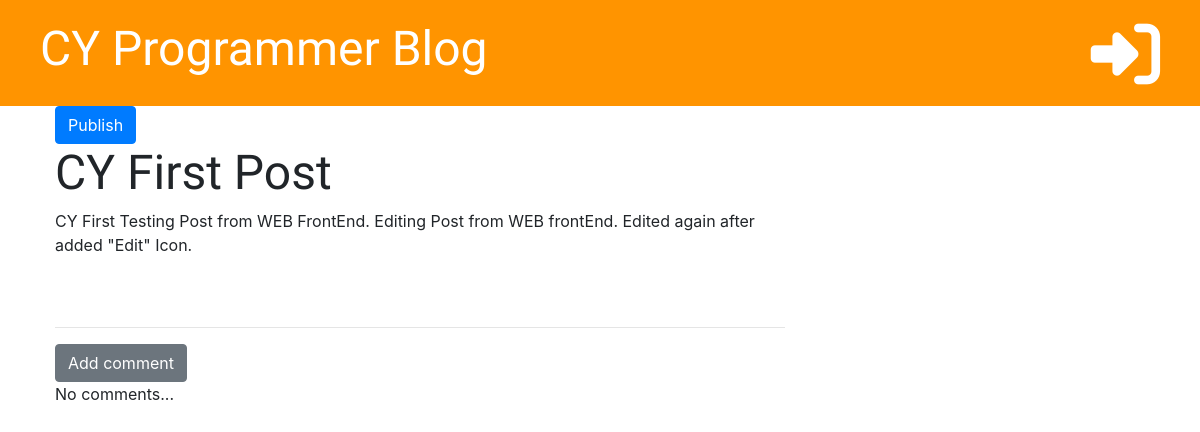
The app's page /post/4 with its own data.
### blog/models.py (models this page shows, shortened)
class Post(models.Model):
    author = models.ForeignKey('auth.User', on_delete=models.CASCADE)
    title = models.CharField(max_length=200)
    text = models.TextField()
    created_date = models.DateTimeField(default=timezone.now)
    published_date = models.DateTimeField(blank=True, null=True)

### blog/views.py (the view)
# urls.py: path('post/<int:pk>', views.post_detail, name='post_detail'),
def post_detail(request, pk):
    post = get_object_or_404(Post, pk=pk)
    stuff_for_frontend = {'post': post}
    return render(request, 'blog/post_detail.html', stuff_for_frontend)

### blog/templates/blog/post_detail.html (shortened to what this page needs)
{% extends 'blog/base.html' %}
{% block content %}
    <div class="post" xmlns="http://www.w3.org/1999/html" xmlns="http://www.w3.org/1999/html">
        {% if post.published_date %}
            <div class="date">
                {{ post.published_date }}
            </div>
        {% else %}
            <a href="{% url 'post_publish' pk=post.pk %}" class="btn btn-primary">Publish</a>
        {% endif %}
        <h1>{{ post.title }}</h1>
        <p>{{ post.text|linebreaksbr }}</p>
    </div>
    <hr>
    <a href="{% url 'add_comment_to_post' pk=post.pk %}" class="btn btn-secondary">Add comment</a>
    {% for comment in post.comments.all %}
        <div class="comment">
            <div class="date">
                {{ comment.created_date }}
            </div>
            <a href="{% url 'comment_remove' pk=comment.pk %}"><i class="far fa-trash-alt"></i></a>
            <strong>{{ comment.author }}</strong>
            <p>{{ comment.text }}</p>
        </div>
    {% empty %}
        <p>No comments...</p>
    {% endfor %}
{% endblock %}

### blog/static/css/blog.css (style rules this page uses)
h1, h2, h3, h4 { font-family: 'Tangerine', 'Inconsolata', 'Droid Sans', serif; font-size: 48px; }
.post { margin-bottom: 70px; }

### records on screen
Post: title "CY First Post", text "CY First Testing Post from WEB FrontEnd. Editing Post from WEB frontEnd. Edited again after added \"Edit\" Icon."
